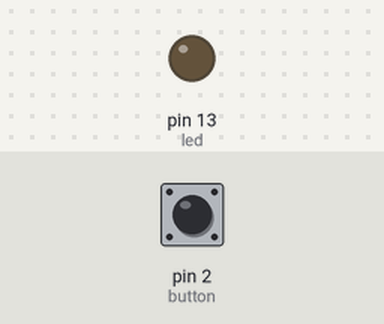
A sketch run on a simulated Arduino Uno, built with avr-gcc and run on an emulated ATmega328P. Parts: output pins drawn as LEDs (lit = HIGH). Inputs (shaded band) come from the test bench; at power-on: pin 2 (button) HIGH. What the sketch prints to the serial monitor is not drawn.

Above: at 1.2 s.
1.3 s: pin 2 (button) pulled LOW for 0.15 s
At 2.1 s:
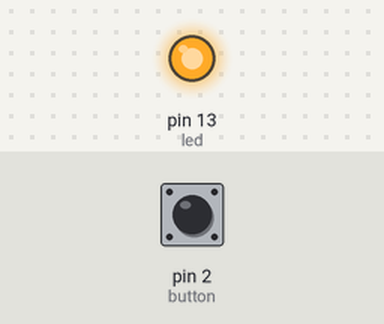
Timing chart, 0 to 4.3 s (numbered marks = the images above; inputs shaded):
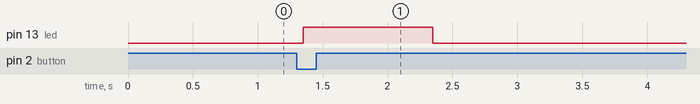

The sketch:

button.ino
```cpp
int led=13;
int button=2;
int Cst;
int Pst=HIGH;
int count;
void setup() {
  // put your setup code here, to run once:
pinMode(led,OUTPUT);
pinMode(button,INPUT);
Serial.begin(9600);
}

void loop() {
  // put your main code here, to run repeatedly:
Cst=digitalRead(button);
if(Cst != Pst){
  Cst=digitalRead(button);
  delay(50);
  if(Cst==LOW){
    digitalWrite(led,HIGH);
    delay(1000);
    digitalWrite(led,LOW);
    count++;
    Serial.println(count);
    }

  }
 Pst=Cst;
 //digitalWrite(led,LOW);
}
```

Measured:
- after the input at 1.3 s, pin 13 (led): LOW → HIGH after 0.05 s, → LOW 1.0 s later
